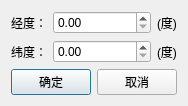
<?xml version="1.0" encoding="UTF-8"?>
<ui version="4.0">
 <class>FixPosLookAroundDialog</class>
 <widget class="QDialog" name="FixPosLookAroundDialog">
  <property name="geometry">
   <rect>
    <x>0</x>
    <y>0</y>
    <width>182</width>
    <height>95</height>
   </rect>
  </property>
  <property name="windowTitle">
   <string>定点环视</string>
  </property>
  <layout class="QGridLayout" name="gridLayout" columnstretch="1,0,0">
   <item row="0" column="0">
    <widget class="QLabel" name="label">
     <property name="sizePolicy">
      <sizepolicy hsizetype="Fixed" vsizetype="Preferred">
       <horstretch>0</horstretch>
       <verstretch>0</verstretch>
      </sizepolicy>
     </property>
     <property name="text">
      <string>经度：</string>
     </property>
    </widget>
   </item>
   <item row="1" column="0">
    <widget class="QLabel" name="label_3">
     <property name="text">
      <string>纬度：</string>
     </property>
    </widget>
   </item>
   <item row="0" column="2">
    <widget class="QLabel" name="label_2">
     <property name="sizePolicy">
      <sizepolicy hsizetype="Fixed" vsizetype="Preferred">
       <horstretch>0</horstretch>
       <verstretch>0</verstretch>
      </sizepolicy>
     </property>
     <property name="text">
      <string>(度)</string>
     </property>
    </widget>
   </item>
   <item row="0" column="1">
    <widget class="QDoubleSpinBox" name="doubleSpinBoxLon"/>
   </item>
   <item row="1" column="1">
    <widget class="QDoubleSpinBox" name="doubleSpinBoxLat"/>
   </item>
   <item row="1" column="2">
    <widget class="QLabel" name="label_4">
     <property name="text">
      <string>(度)</string>
     </property>
    </widget>
   </item>
   <item row="2" column="0" colspan="3">
    <layout class="QHBoxLayout" name="horizontalLayout">
     <item>
      <spacer name="horizontalSpacer">
       <property name="orientation">
        <enum>Qt::Horizontal</enum>
       </property>
       <property name="sizeHint" stdset="0">
        <size>
         <width>40</width>
         <height>20</height>
        </size>
       </property>
      </spacer>
     </item>
     <item>
      <widget class="QPushButton" name="pushButtonOK">
       <property name="text">
        <string>确定</string>
       </property>
      </widget>
     </item>
     <item>
      <widget class="QPushButton" name="pushButtonCancel">
       <property name="text">
        <string>取消</string>
       </property>
      </widget>
     </item>
    </layout>
   </item>
  </layout>
 </widget>
 <layoutdefault spacing="6" margin="11"/>
 <resources/>
 <connections/>
</ui>
